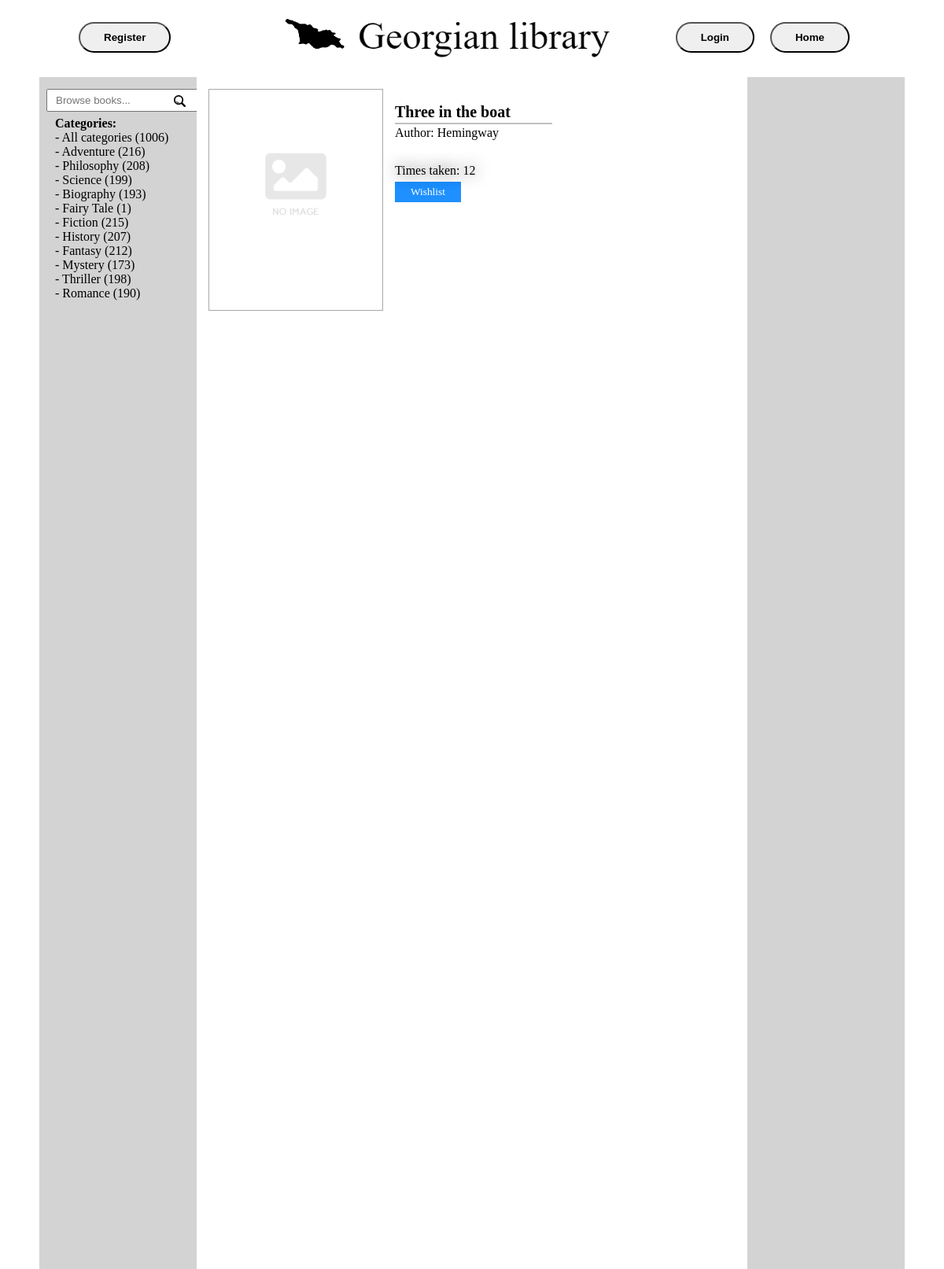
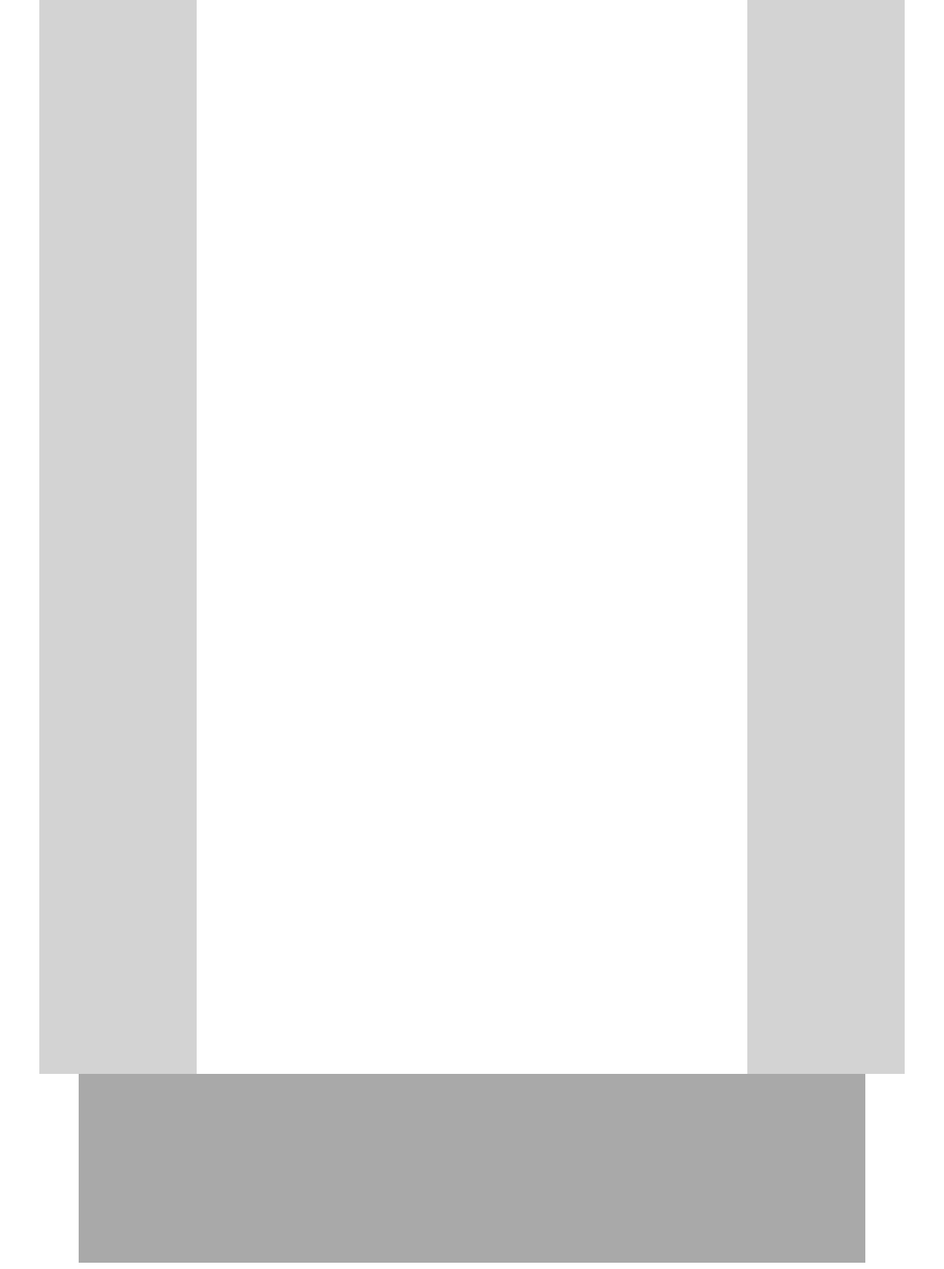
/book/2/, run on the app's committed database (2 pictures, top to bottom).
### library/models.py (models this page shows, shortened)
class Category(models.Model):
    name = models.CharField('Name', max_length=63)
    class Meta:
        verbose_name = 'Category'
        verbose_name_plural = 'Categories'

class Book(models.Model):
    title = models.CharField('Title', max_length=63)
    author = models.ForeignKey(Author, on_delete=models.CASCADE, null=True)
    category = models.ManyToManyField(Category, blank=False)
    cover = models.ImageField(upload_to='media/', blank=True)
    stock = models.IntegerField(default=0)
    times_taken = models.IntegerField(default=0)
    class Meta:
        verbose_name = 'Book'
        verbose_name_plural = 'Books'

class Author(models.Model):
    name = models.CharField('Name', max_length=63)
    class Meta:
        verbose_name = 'Author'
        verbose_name_plural = 'Authors'
    def __str__(self):
        return self.name

### library/views.py (the view)
# urls.py: path('book/<int:pk>/', BookDetailView.as_view(), name='book_detail'),
class BookDetailView(DetailView):
    model = Book
    template_name = 'library/book_detail.html'
    context_object_name = 'book'
    def get_context_data(self, **kwargs):
        context = super().get_context_data(**kwargs)
        if self.request.user.is_authenticated:
            context['wishlist_books'] = WishlistBook.objects.filter(user=self.request.user).values_list('book_id', flat=True)
        return context

### library/context_processors.py (called while the page is built)
def categories_processor(request):
    categories = Category.objects.annotate(book_count=Count('book'))
    all_book_count = Book.objects.count()
    return {'categories': categories, 'all_book_count': all_book_count}

### library/templates/library/book_detail.html (shortened to what this page needs)
{% extends 'library/home.html' %}
{% load static %}
{% block content %}
    <div class="book_detail_cover">
        {% if book.cover %}
            <img src="{{ book.cover.url }}" alt="{{ book.title }}" class="book_cover_icon" draggable="false">
        {% else %}
            <img src="{% static 'library/images/no-image.png' %}" alt="{{ book.title }}" class="no_book_cover_icon" draggable="false">
        {% endif %}
    </div>
    <div class="book_detail_description">
        <div class="book_detail_title">
            {{ book.title }}
        </div>
        <div class="book_detail_divide_line"></div>
        <div class="book_detail_author">
            Author: {{ book.author }}
        </div>
    <div class="times_taken">
        Times taken: {{ book.times_taken }}
    </div>
    {% if book.stock > 0 %}
        {% if user.is_authenticated and book in user.taken_books.all %}
            <button disabled class="already_taken_button" id="book_detail_take_book">Already Taken</button>
        {% else %}
            <form method="POST" action="{% url 'users:take_book' book.id %}">
                {% csrf_token %}
                <button type="submit" class="take_button" id="book_detail_take_book">Take Book</button>
            </form>
        {% endif %}
    {% else %}
        {% if user.is_authenticated and book in user.taken_books.all %}
            <button disabled class="already_taken_button" id="book_detail_take_book">Already Taken</button>
        {% elif book.id in wishlist_books %}
            <form method="POST" action="{% url 'users:remove_from_wishlist' book.id %}">
                {% csrf_token %}
                <button type="submit" class="remove_from_wishlist" id="book_detail_take_book">Remove</button>
            </form>
        {% else %}
            <form method="POST" action="{% url 'users:wishlist_book' book.id %}">
                <button type="submit" class="wishlist_button" id="book_detail_take_book">Wishlist</button>
            </form>
        {% endif %}
    {% endif %}
    </div>
{% endblock %}

### library/templates/library/home.html (shortened to what this page needs)
{% load static %}
<!DOCTYPE html>
<html lang="en">
<head>
    <link rel="stylesheet" type="text/css" href="{% static 'library/css/main.css' %}">
</head>
<body>
    <div class="header">
        <a href="{% url 'home' %}">
            <div class="logo">
                <img rel="stylesheet" class="georgia_logo" src="{% static 'library/images/georgia.png' %}" alt="Home page" draggable="false">
                <img src="{% static 'library/images/logo_text.png' %}" alt="Home page" class="logo_text" draggable="false">
            </div>
        </a>
        <a href="{% url 'home' %}">
            <button class="home_button">
                Home
            </button>
        </a>
        {% if not user.is_authenticated %}
            <a href="{% url 'users:login' %}">
                <button class="login_button">
                    Login
                </button>
            </a>
            <a href="{% url 'users:register' %}">
                <button class="register_button">
                    Register
                </button>
            </a>
        {% endif %}
    </div>
    <div class="content">
        <form action="{% url 'search_results' %}" method="GET" class="search_bar">
            <input type="text" class="search_field" name="q" placeholder="Browse books...">
            <button type="submit" class="search_button">
                <img src="{% static 'library/images/search.png' %}" alt="" class="search_icon" draggable="false">
            </button>
        </form>
        <div class="categories">
            Categories: <br/>
            <a href="{% url 'home' %}" style="font-weight: normal">
                - All categories ({{ all_book_count }})
            </a><br/>
            {% for category in categories %}
                <a href="{% url 'home' %}?category={{ category.id }}" style="font-weight: normal">
                    - {{ category.name }} ({{ category.book_count }})
                </a><br/>
            {% endfor %}
        </div>
        <div class="books">
            {% block content %}{% endblock %}
        </div>
    </div>
    <div class="footer">
    </div>
</body>
</html>

### static/library/css/main.css (style rules this page uses)
a { text-decoration: none; color: black; }
.logo { position: absolute; margin-left: 260px; top: -5px; }
.georgia_logo { height: 80px; }
.logo_text { height: 68px; }
.header { position: relative; display: block; margin: auto; width: 1000px; height: 10vh; }
.login_button, .logout_button, .home_button { float: right; display: block; padding: 10px 30px; border-radius: 20px; font-weight: bold; margin-top: 20px; margin-right: 20px; transition: ease 0.1s; }
.register_button { float: left; display: block; padding: 10px 30px; border-radius: 20px; font-weight: bold; margin-top: 20px; margin-right: 20px; transition: ease 0.1s; }
.content { position: relative; display: block; margin: auto; width: 1100px; height: 360vh; background-color: lightgrey; }
.search_bar { position: relative; }
.search_field { position: absolute; margin: 15px 9px; padding: 5px 10px; }
.search_button { position: absolute; height: 25px; width: 25px; margin: 19px 165px; border: none; background-color: transparent; }
.search_icon { height: 15px; width: 15px; }
.categories { position: absolute; margin: 50px 20px; font-weight: bold; font-family: Calibri; }
.books { position: relative; margin: 10px auto; width: 700px; height: inherit; text-align: center; background-color: white; }
.no_book_cover_icon { position: absolute; left: 0; max-width: 100%; height: auto; }
.wishlist_button { font-family: Cambria; color: white; background-color: dodgerblue; }
.book_detail_cover { position: relative; width: 220px; height: 280px; display: table; float: left; margin: 15px; background-color: white; background-size: auto 100%; background-position: center; overflow: hidden; border: darkgrey 1px solid; }
.book_detail_description { display: block; float: left; margin-top: 30px; }
.book_detail_title { display: table; font-size: 20px; margin-top: 3px; font-weight: bold; font-family: Cambria; }
.book_detail_divide_line { height: 2px; width: 200px; margin-top: 2px; margin-bottom: 2px; background-color: silver; }
.book_detail_author { display: table; font-size: 16px; font-family: Calibri; }
.times_taken { display: table; margin-top: 30px; font-family: "Adobe Devanagari"; text-shadow: black 0 0 20px; }
#book_detail_take_book { display: table; padding: 5px 20px; margin-top: 5px; border: 0 solid; transition: ease-out 0.1s; }
.footer { position: relative; display: block; margin: auto; width: 1000px; height: 30vh; background-color: darkgrey; }

### data on the page
Category: name "Adventure", book_count "216"
Category: name "Philosophy", book_count "208"
Category: name "Science", book_count "199"
Category: name "Biography", book_count "193"
Category: name "Fairy Tale", book_count "1"
Category: name "Fiction", book_count "215"
Category: name "History", book_count "207"
Category: name "Fantasy", book_count "212"
Category: name "Mystery", book_count "173"
Category: name "Thriller", book_count "198"
Category: name "Romance", book_count "190"
Book: title "Three in the boat", author "Hemingway", times_taken "12"

### other printed values
{{ all_book_count }} "1006"
